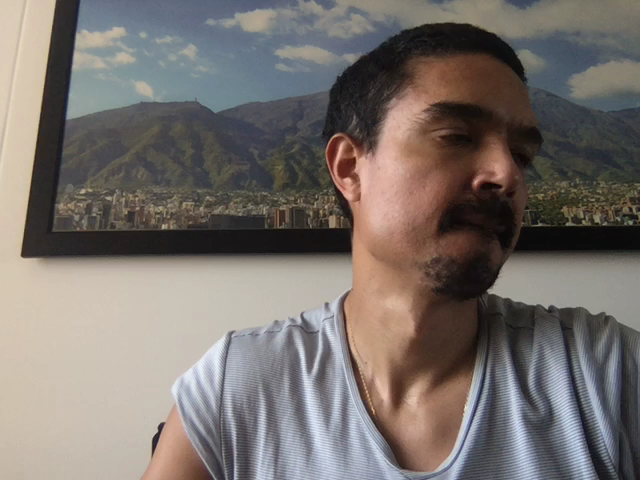
#> input picture test.png, 640 x 480 px, found by its file name
$ python color_filtering.py ../test.png ../test.png
#> lines starting #> are read from the running program, lines starting #| are printed output that depends on the picture; after the words box and inside, x2 and y2 are one past the last pixel; in counts of white or black regions, pixels touching at a corner belong together
import cv2
import os
import sys
""" Color filtering based on Hue histogram peak

    python color_filtering.py <path_to_image> <image_name>
"""

if __name__ == '__main__':
    path = sys.argv[1]
    image_name = sys.argv[2]
    path_file = os.path.join(path, image_name)
    image = cv2.imread(path_file)
#> image is the input picture: shape (480, 640, 3); mean B, G, R 108.8, 113.2, 120.6

    # Hue histogram
    image_hsv = cv2.cvtColor(image, cv2.COLOR_BGR2HSV)
#> image_hsv: shape (480, 640, 3); mean H, S, V 51.7, 47.9, 125.8
    hist_hsv = cv2.calcHist([image_hsv], [0], None, [180], [0, 180])
#> hist_hsv = 180 values, max 18196 at index 18, min 0 at index 47, mean 1706.7

    # Hue histogram max and location of max
    max_val = hist_hsv.max()
#> max_val = 18196
    max_pos = int(hist_hsv.argmax())
#> max_pos = 18

    # Peak mask
    lim_inf = (max_pos - 10, 0, 0)
#> lim_inf = (8, 0, 0)
    lim_sup = (max_pos + 10, 255, 255)
#> lim_sup = (28, 255, 255)
    mask = cv2.inRange(image_hsv, lim_inf, lim_sup)
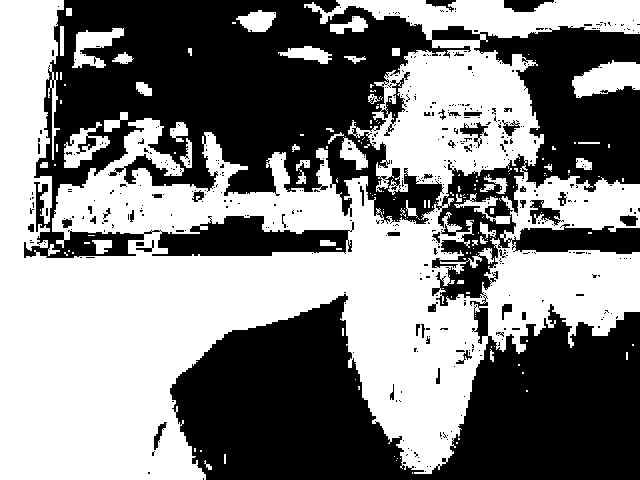
#> mask: shape (480, 640); 51.9% white; 481 black regions (436 under 20 px), largest, box (x1, y1, x2, y2) and area: (24, 0, 640, 480) 143382, (504, 0, 554, 12) 407, (530, 200, 564, 226) 394
    mask_not = cv2.bitwise_not(mask)

    cv2.namedWindow("Image", cv2.WINDOW_NORMAL)
    cv2.resizeWindow("Image", 1280, 720)
    cv2.imshow("Image", mask_not)
    cv2.waitKey(0)
